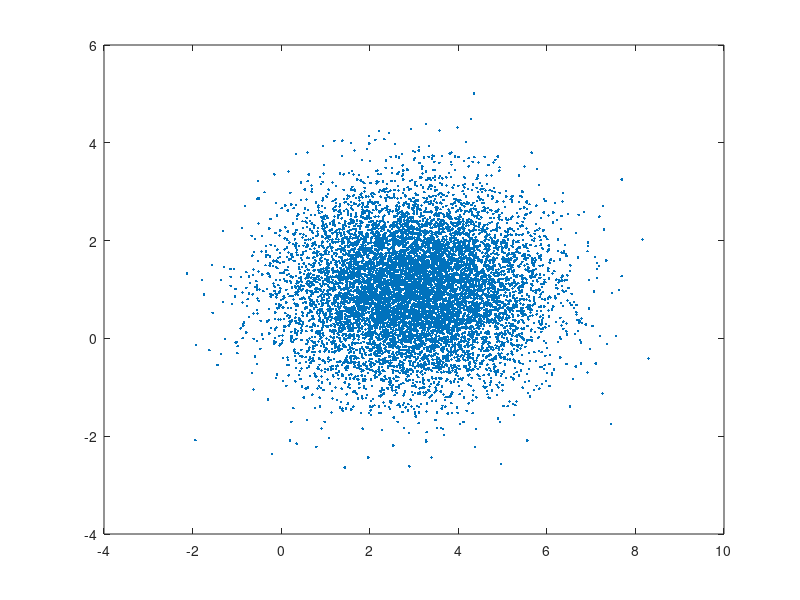
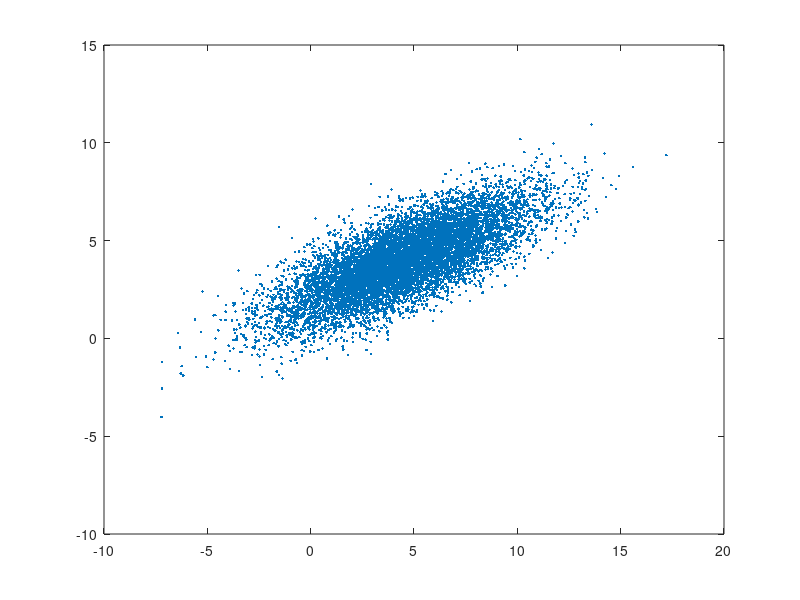

Write the MATLAB code that produced these figures, in order.

% Define the number of points
n = 10000;

% Generate X1 and X2
X1 = normrnd(3, sqrt(2), [1, n]);  % Gaussian distribution with mean 3, variance 2
X2 = normrnd(1, 1, [1, n]);        % Gaussian distribution with mean 1, variance 1

% Define the transformation matrix
A = [1/2 3;
     1   1];

% Compute Y1 and Y2
Y = A * [X1; X2];

% Extract Y1 and Y2 from the matrix Y
Y1 = Y(1, :);
Y2 = Y(2, :);

%b)
disp("Mean of X1")
disp(mean(X1));
disp("Mean of X2")
disp(mean(X2));

samplecov = cov(X1,X2);
samplecorr = corrcoef(X1,X2);
disp("Cov of X1 and X2");
disp(samplecov(1,2));
disp("Corr of X1 and X2");
disp(samplecorr(1,2));

%c)
figure(1)
plot(X1,X2,'.')

%d)
disp("Mean of Y1")
disp(mean(Y1));
disp("Mean of Y2")
disp(mean(Y2));

samplecov = cov(Y1,Y2);
samplecorr = corrcoef(Y1,Y2);
disp("Cov of Y1 and Y2");
disp(samplecov(1,2));
disp("Corr of Y1 and Y2");
disp(samplecorr(1,2));

figure(2)
plot(Y1,Y2,'.')

%g)
filtered_Y2 = Y2(Y1 > 5);
prob_empirical = mean(filtered_Y2 > 2 & filtered_Y2 < 3);

disp("Answer for g")
disp(prob_empirical)